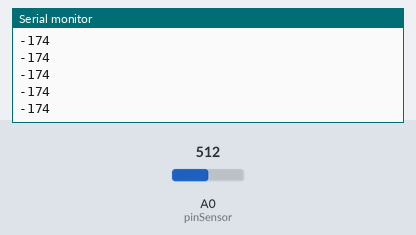
Bench run of a sketch on a simulated ESP8266 (Wemos D1 mini). Parts: the last lines printed to the serial monitor. The test bench sets the inputs (shaded band); at power-on: A0 (pinSensor) = 512. WiFi joins after 1.5 s; servers stay silent unless stated; uploads are accepted with an empty reply.

Above: at 2.9 s.
3.0 s: A0 (pinSensor) set to 716
At 3.48 s:
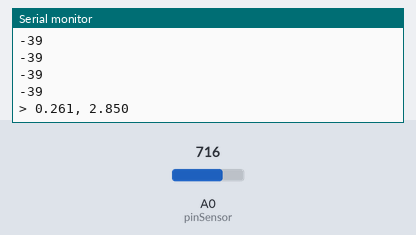
6.0 s: A0 (pinSensor) set to 900
At 6.5 s:
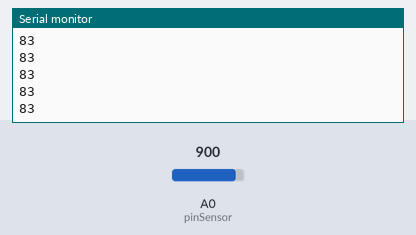
Timing chart, 0 to 9.0 s (numbered marks = the images above; inputs shaded):
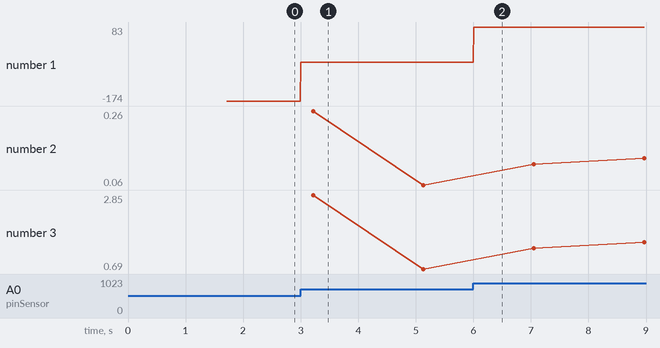

The sketch:

sampling.ino
```cpp
//LIBRARIES ======================
#include <ESP8266HTTPClient.h>
#include <Arduino.h>
#include <ESP8266WiFi.h>
#include <stdlib.h>
#include <stdio.h>

//DEFINES AND FOWARDS DECLARATIONS ======================
#define POSTDISPOSITIVO "/device/manager/device" // v 1.7
//#define serial "sensorCorrente2"
#define timeToPost 2
#define power 220 //220 V
void flagPost();
double start = millis();

//VARIABLES ======================
String key;

String jsconf = "{\"name\": \"tomada01\",\"serial\": \"tomada01\",\"protocol\":\"http\",\"sensors\":[{\"key\": \"POT\",\"unit\": \"Wh\",\"type\":\"number\",\"tag\": \"Medidor Consumo\"}]}";

bool gotFp = false;
int pinSensor = A0; //Sensor's pin at ESP8266
int sensorValueI = 0; //Sersor's value data i of n
double sensorValueAcc = 0; //Sensor's value accumulated
float sensibility = 0.185; //mv/A in/out ratio of the sensor
float voltsPerBit = 0.00329; //Minimal fluctuation of voltage to add a unity in the ADC
int nData; //Number of data sampled
long double timeBegin, timeEnd = 0.0; //store the time that begun and finished the data sampling.
int year, month, day, hour, minute, second; //store the time request (see time.ino)
bool stopGettingData = false; //flag that ends the sampling (ver post.ino)
double loadPower; //power consumed by the load in the sampling time
float valueCurrent;
int i;
long double interval = 1000.0;
char buffer[40];
String token;
//SETUP ======================
void setup() {
    Serial.begin(9600);
    WiFi.begin("ESP", "12345678");
    Serial.println("aqui");
    // key = getFingerPrint();
    token = getToken();

    pinMode(pinSensor, INPUT_PULLUP);
    delay(10);
        while (WiFi.status() != WL_CONNECTED) {
            delay(500);
            Serial.println("Waiting for connection");
        }
    HTTPClient http_conf;
    http_conf.begin("http://10.7.227.121:3001/v1/device/manager/device");
    http_conf.addHeader("Content-Type", "application/json");
    Serial.println(http_conf.POST(jsconf));
}


//LOOP ======================

//
//1810 amostras em 2seg
void loop() {
    i = 0;
    sensorValueAcc = 0;
    timeBegin = micros();
    while(timeEnd - timeBegin < 1500000){
        sensorValueI = 0;
        sensorValueI = map(analogRead(A0), 0, 775, 0, 512) - 512;
        Serial.printf("%i \n", sensorValueI);
        sensorValueI *= sensorValueI;
        sensorValueAcc += sensorValueI;
        i++;
        timeEnd = micros();
        while(micros() - timeEnd < interval){}
        // delayMicroseconds(10);
    }
    valueCurrent = ((sqrt(sensorValueAcc/i)*voltsPerBit)/sensibility);
    loadPower = valueCurrent * 220.0 * 1500.0/3600000.0;
    Serial.print("> ");
    Serial.printf("%.3f, %.3f \n", loadPower, valueCurrent);
    postIt();
}
```

post.ino
```cpp
void postIt() {

  if (WiFi.status() == WL_CONNECTED) { //Check WiFi connection status

    HTTPClient http;
    String aspas = "\"";
    String serial = "tomada01";
    String data_hora = updateHoraAtual();
    String postMessage;

    http.begin("http://10.7.227.121:3001/v1/device/history/logs");
    http.addHeader("Content-Type", "application/json");
    //loadPower = sprintf(buffer, "%.4f", loadPower);
    if(loadPower <= 0.0095){
      loadPower = 0;
    }

    postMessage = "[{\"data\": [{ " + aspas + "serial" + aspas + ": " + aspas + serial + aspas + ", ";
    postMessage += aspas + "POT" + aspas + ": " + loadPower + "}], \"dateTime\": " + aspas + data_hora + aspas + " }]";

    int httpCode = http.POST(postMessage);
    // Serial.println(httpCode);

    while(httpCode != 200){
      // Serial.println("postando de novo");
      // Serial.println("Atualizando fingerPrint");
      // updateFingerPrint();
      httpCode = http.POST(postMessage);
      delay(3000);
    }
    http.end();

  } else {
    Serial.print("Error in Wifi connection");
  }
  stopGettingData = false; //resetting to begin a new sampling loop
}

// void updateFingerPrint(){
//   String currentFp; //store the string of the current date requested
//   HTTPClient checkFp;
//   checkFp.begin("http://auth.saiot.ect.ufrn.br");
//   int httpCode = checkFp.GET(); //return the http code anserw
//   currentFp = checkFp.getString();
//   if(key != currentFp){
//     key = currentFp;
//   }
// }

String getFingerPrint(){
  String currentFp; //store the string of the current date requested
  HTTPClient getFp;
  getFp.begin("http://auth.saiot.ect.ufrn.br");
  int httpCode = getFp.GET(); //return the http code anserw
  if(httpCode == 200){
    gotFp = true;
    return getFp.getString();
  } else {
    delay(2000);
  }
}

String getToken(){
  if (WiFi.status() == WL_CONNECTED) {
  HTTPClient http;
  http.begin("http://10.7.227.122:3001/v1/device/auth/login");
  http.addHeader("Content-Type", "application/json");
  String a = "\"";
  String msg = "{" + a + "email" + a + ": " + a + "guga@e.c" + a + ", " + a + "password" + a + ": ";
  msg += a + "gugagugaguga" + a + ", " + a + "serial" + a + ": " + a + "tomadinha" + a + "}";
  int code = http.POST(msg);
  Serial.println(code);
  Serial.println(http.getString());
  delay(1000000);
  } else {
    Serial.println("NAAAAO");
  }
}
```

rms.ino
```cpp
float rms(double sensorValueAcc, double samplingTime){


  // calculating rms value (see README.md)
  valueCurrent = (sqrt(sensorValueAcc/nData)*voltsPerBit)/sensibility;

  /*
    reducing smallers currents values
    if (valueCurrent <= 0.095) {
      valueCurrent = 0;
    }
  */

  loadPower = (valueCurrent*220)*(samplingTime/3600000);
  valueCurrent = 0;
  return loadPower;
}
```

time.ino
```cpp
String updateHoraAtual() {
  String currentDate; //store the string of the current date requested

  HTTPClient httpHora;
  httpHora.begin("http://10.7.227.121:3001/v1/device/history/datetime"); //route to request
  // httpHora.begin("http://auth.saiot.ect.ufrn.br");
   //return the http code anserw
  int httpCode = httpHora.GET();
  // while(httpCode != 200){
  //   updateFingerPrint();
  //   httpCode = httpHora.GET();
  //   delay(3000);
  // }
  currentDate = httpHora.getString();
  // const char * headerNames[] = {"ETag"};
  // httpHora.collectHeaders(headerNames, sizeof(headerNames)/sizeof(headerNames[0]));

  // Serial.printf("Header count: %d\r\n", http.headers());

  // for (int i=0; i < httpHora.headers(); i++){
  //   Serial.println("E");
  //   if(httpHora.hasHeader("ETag")){
  //     String location = httpHora.header("ETag");
  //     Serial.println(location);
  //   }
  // }

  Serial.println(currentDate);
  return (currentDate.substring(0, 19));
}
```

Measured:
- after the input at 3.0 s, the serial monitor: prints a new line at once (image 1)
- after the input at 6.0 s, the serial monitor: prints a new line at once (image 2)
- plotted number 1: -174 → -39 after the input at 3.0 s, -39 → 83 after the input at 6.0 s
- plotted number 2: 0.06 → 0.14 after the input at 6.0 s
- plotted number 3: 0.69 → 1.48 after the input at 6.0 s
